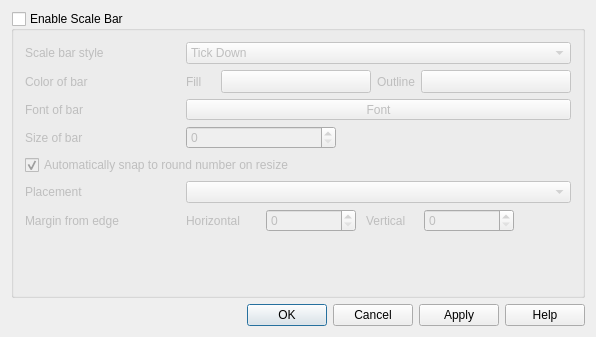
<?xml version="1.0" encoding="UTF-8"?>
<ui version="4.0">
 <class>QgsDecorationScaleBarDialog</class>
 <widget class="QDialog" name="QgsDecorationScaleBarDialog">
  <property name="geometry">
   <rect>
    <x>0</x>
    <y>0</y>
    <width>596</width>
    <height>337</height>
   </rect>
  </property>
  <property name="windowTitle">
   <string>Scale Bar Decoration</string>
  </property>
  <property name="windowIcon">
   <iconset>
    <normaloff>../../../../../.designer/backup</normaloff>../../../../../.designer/backup</iconset>
  </property>
  <layout class="QGridLayout" name="gridLayout">
   <item row="1" column="0">
    <widget class="QDialogButtonBox" name="buttonBox">
     <property name="orientation">
      <enum>Qt::Horizontal</enum>
     </property>
     <property name="standardButtons">
      <set>QDialogButtonBox::Apply|QDialogButtonBox::Cancel|QDialogButtonBox::Help|QDialogButtonBox::Ok</set>
     </property>
    </widget>
   </item>
   <item row="0" column="0">
    <widget class="QGroupBox" name="grpEnable">
     <property name="sizePolicy">
      <sizepolicy hsizetype="Preferred" vsizetype="Minimum">
       <horstretch>0</horstretch>
       <verstretch>0</verstretch>
      </sizepolicy>
     </property>
     <property name="minimumSize">
      <size>
       <width>0</width>
       <height>220</height>
      </size>
     </property>
     <property name="title">
      <string>Enable Scale Bar</string>
     </property>
     <property name="checkable">
      <bool>true</bool>
     </property>
     <property name="checked">
      <bool>false</bool>
     </property>
     <layout class="QGridLayout" name="gridLayout_2">
      <item row="3" column="1">
       <layout class="QHBoxLayout" name="colorLayout">
        <item>
         <widget class="QLabel" name="fillLabel">
          <property name="text">
           <string>Fill</string>
          </property>
         </widget>
        </item>
        <item>
         <widget class="QgsColorButton" name="pbnChangeColor">
          <property name="minimumSize">
           <size>
            <width>150</width>
            <height>0</height>
           </size>
          </property>
          <property name="maximumSize">
           <size>
            <width>120</width>
            <height>16777215</height>
           </size>
          </property>
          <property name="text">
           <string/>
          </property>
         </widget>
        </item>
        <item>
         <widget class="QLabel" name="outlineLabel">
          <property name="text">
           <string>Outline</string>
          </property>
         </widget>
        </item>
        <item>
         <widget class="QgsColorButton" name="pbnChangeOutlineColor">
          <property name="minimumSize">
           <size>
            <width>150</width>
            <height>0</height>
           </size>
          </property>
          <property name="maximumSize">
           <size>
            <width>120</width>
            <height>16777215</height>
           </size>
          </property>
          <property name="text">
           <string/>
          </property>
         </widget>
        </item>
       </layout>
      </item>
      <item row="2" column="0">
       <widget class="QLabel" name="textLabel1">
        <property name="sizePolicy">
         <sizepolicy hsizetype="Preferred" vsizetype="Minimum">
          <horstretch>0</horstretch>
          <verstretch>0</verstretch>
         </sizepolicy>
        </property>
        <property name="text">
         <string>Scale bar style</string>
        </property>
        <property name="buddy">
         <cstring>cboStyle</cstring>
        </property>
       </widget>
      </item>
      <item row="5" column="0">
       <widget class="QLabel" name="textLabel1_3">
        <property name="sizePolicy">
         <sizepolicy hsizetype="Preferred" vsizetype="Minimum">
          <horstretch>0</horstretch>
          <verstretch>0</verstretch>
         </sizepolicy>
        </property>
        <property name="text">
         <string>Size of bar</string>
        </property>
        <property name="buddy">
         <cstring>spnSize</cstring>
        </property>
       </widget>
      </item>
      <item row="2" column="1">
       <widget class="QComboBox" name="cboStyle">
        <property name="sizePolicy">
         <sizepolicy hsizetype="Minimum" vsizetype="Minimum">
          <horstretch>0</horstretch>
          <verstretch>0</verstretch>
         </sizepolicy>
        </property>
        <property name="toolTip">
         <string>Select the style of the scale bar</string>
        </property>
        <item>
         <property name="text">
          <string>Tick Down</string>
         </property>
        </item>
        <item>
         <property name="text">
          <string>Tick Up</string>
         </property>
        </item>
        <item>
         <property name="text">
          <string>Box</string>
         </property>
        </item>
        <item>
         <property name="text">
          <string>Bar</string>
         </property>
        </item>
       </widget>
      </item>
      <item row="3" column="0">
       <widget class="QLabel" name="textLabel1_3_2">
        <property name="sizePolicy">
         <sizepolicy hsizetype="Preferred" vsizetype="Minimum">
          <horstretch>0</horstretch>
          <verstretch>0</verstretch>
         </sizepolicy>
        </property>
        <property name="text">
         <string>Color of bar</string>
        </property>
       </widget>
      </item>
      <item row="4" column="0">
       <widget class="QLabel" name="textLabel1_3_22">
        <property name="sizePolicy">
         <sizepolicy hsizetype="Preferred" vsizetype="Minimum">
          <horstretch>0</horstretch>
          <verstretch>0</verstretch>
         </sizepolicy>
        </property>
        <property name="text">
         <string>Font of bar</string>
        </property>
       </widget>
      </item>
      <item row="4" column="1">
       <widget class="QgsFontButton" name="mButtonFontStyle">
        <property name="sizePolicy">
         <sizepolicy hsizetype="Expanding" vsizetype="Fixed">
          <horstretch>0</horstretch>
          <verstretch>0</verstretch>
         </sizepolicy>
        </property>
        <property name="text">
         <string>Font</string>
        </property>
       </widget>
      </item>
      <item row="5" column="1">
       <layout class="QHBoxLayout" name="horizontalLayout_3">
        <item>
         <widget class="QgsSpinBox" name="spnSize">
          <property name="sizePolicy">
           <sizepolicy hsizetype="Minimum" vsizetype="Minimum">
            <horstretch>0</horstretch>
            <verstretch>0</verstretch>
           </sizepolicy>
          </property>
          <property name="minimumSize">
           <size>
            <width>150</width>
            <height>0</height>
           </size>
          </property>
         </widget>
        </item>
        <item>
         <spacer name="horizontalSpacer">
          <property name="orientation">
           <enum>Qt::Horizontal</enum>
          </property>
          <property name="sizeHint" stdset="0">
           <size>
            <width>40</width>
            <height>20</height>
           </size>
          </property>
         </spacer>
        </item>
       </layout>
      </item>
      <item row="8" column="1">
       <layout class="QHBoxLayout" name="hlytMargin" stretch="0,0,0,0,0">
        <property name="spacing">
         <number>10</number>
        </property>
        <property name="sizeConstraint">
         <enum>QLayout::SetDefaultConstraint</enum>
        </property>
        <item>
         <widget class="QLabel" name="lblHorizontal">
          <property name="sizePolicy">
           <sizepolicy hsizetype="Minimum" vsizetype="Minimum">
            <horstretch>0</horstretch>
            <verstretch>0</verstretch>
           </sizepolicy>
          </property>
          <property name="minimumSize">
           <size>
            <width>70</width>
            <height>0</height>
           </size>
          </property>
          <property name="maximumSize">
           <size>
            <width>60</width>
            <height>16777215</height>
           </size>
          </property>
          <property name="text">
           <string>Horizontal</string>
          </property>
          <property name="alignment">
           <set>Qt::AlignLeading|Qt::AlignLeft|Qt::AlignVCenter</set>
          </property>
         </widget>
        </item>
        <item>
         <widget class="QgsSpinBox" name="spnHorizontal">
          <property name="sizePolicy">
           <sizepolicy hsizetype="Minimum" vsizetype="Minimum">
            <horstretch>0</horstretch>
            <verstretch>0</verstretch>
           </sizepolicy>
          </property>
          <property name="minimumSize">
           <size>
            <width>90</width>
            <height>0</height>
           </size>
          </property>
          <property name="maximumSize">
           <size>
            <width>90</width>
            <height>16777215</height>
           </size>
          </property>
          <property name="minimum">
           <number>0</number>
          </property>
          <property name="maximum">
           <number>100</number>
          </property>
         </widget>
        </item>
        <item>
         <widget class="QLabel" name="lblVertical">
          <property name="minimumSize">
           <size>
            <width>0</width>
            <height>0</height>
           </size>
          </property>
          <property name="maximumSize">
           <size>
            <width>60</width>
            <height>16777215</height>
           </size>
          </property>
          <property name="text">
           <string>Vertical</string>
          </property>
         </widget>
        </item>
        <item>
         <widget class="QgsSpinBox" name="spnVertical">
          <property name="sizePolicy">
           <sizepolicy hsizetype="Minimum" vsizetype="Minimum">
            <horstretch>0</horstretch>
            <verstretch>0</verstretch>
           </sizepolicy>
          </property>
          <property name="minimumSize">
           <size>
            <width>90</width>
            <height>0</height>
           </size>
          </property>
          <property name="maximumSize">
           <size>
            <width>90</width>
            <height>16777215</height>
           </size>
          </property>
          <property name="maximum">
           <number>100</number>
          </property>
         </widget>
        </item>
        <item>
         <widget class="QgsUnitSelectionWidget" name="wgtUnitSelection" native="true">
          <property name="focusPolicy">
           <enum>Qt::StrongFocus</enum>
          </property>
         </widget>
        </item>
       </layout>
      </item>
      <item row="7" column="1">
       <widget class="QComboBox" name="cboPlacement">
        <property name="sizePolicy">
         <sizepolicy hsizetype="Minimum" vsizetype="Minimum">
          <horstretch>0</horstretch>
          <verstretch>0</verstretch>
         </sizepolicy>
        </property>
       </widget>
      </item>
      <item row="8" column="0">
       <widget class="QLabel" name="lblMargin">
        <property name="minimumSize">
         <size>
          <width>155</width>
          <height>0</height>
         </size>
        </property>
        <property name="text">
         <string>Margin from edge</string>
        </property>
       </widget>
      </item>
      <item row="7" column="0">
       <widget class="QLabel" name="lblLocation">
        <property name="sizePolicy">
         <sizepolicy hsizetype="Preferred" vsizetype="Minimum">
          <horstretch>0</horstretch>
          <verstretch>0</verstretch>
         </sizepolicy>
        </property>
        <property name="text">
         <string>Placement</string>
        </property>
        <property name="buddy">
         <cstring>cboPlacement</cstring>
        </property>
       </widget>
      </item>
      <item row="6" column="0" colspan="2">
       <widget class="QCheckBox" name="chkSnapping">
        <property name="sizePolicy">
         <sizepolicy hsizetype="Minimum" vsizetype="Minimum">
          <horstretch>0</horstretch>
          <verstretch>0</verstretch>
         </sizepolicy>
        </property>
        <property name="text">
         <string>Automatically snap to round number on resize</string>
        </property>
        <property name="checked">
         <bool>true</bool>
        </property>
       </widget>
      </item>
      <item row="9" column="0" colspan="2">
       <spacer name="verticalSpacer">
        <property name="orientation">
         <enum>Qt::Vertical</enum>
        </property>
        <property name="sizeHint" stdset="0">
         <size>
          <width>20</width>
          <height>40</height>
         </size>
        </property>
       </spacer>
      </item>
     </layout>
    </widget>
   </item>
  </layout>
 </widget>
 <layoutdefault spacing="6" margin="11"/>
 <customwidgets>
  <customwidget>
   <class>QgsSpinBox</class>
   <extends>QSpinBox</extends>
   <header>qgis.gui</header>
  </customwidget>
  <customwidget>
   <class>QgsColorButton</class>
   <extends>QToolButton</extends>
   <header>qgis.gui</header>
   <container>1</container>
  </customwidget>
  <customwidget>
   <class>QgsUnitSelectionWidget</class>
   <extends>QWidget</extends>
   <header>qgis.gui</header>
   <container>1</container>
  </customwidget>
  <customwidget>
   <class>QgsFontButton</class>
   <extends>QToolButton</extends>
   <header>qgis.gui</header>
  </customwidget>
 </customwidgets>
 <tabstops>
  <tabstop>grpEnable</tabstop>
  <tabstop>cboStyle</tabstop>
  <tabstop>pbnChangeColor</tabstop>
  <tabstop>pbnChangeOutlineColor</tabstop>
  <tabstop>mButtonFontStyle</tabstop>
  <tabstop>spnSize</tabstop>
  <tabstop>chkSnapping</tabstop>
  <tabstop>cboPlacement</tabstop>
  <tabstop>spnHorizontal</tabstop>
  <tabstop>spnVertical</tabstop>
  <tabstop>wgtUnitSelection</tabstop>
 </tabstops>
 <resources/>
 <connections/>
</ui>
